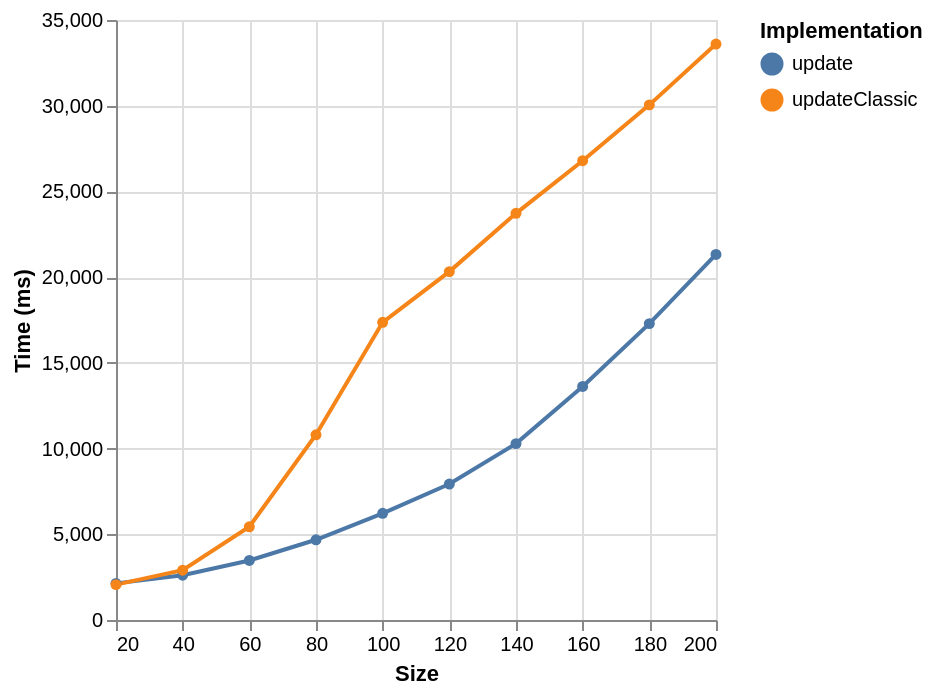

Source (Vega-Lite JSON):
### Vega specification from a JSON file in a GitHub repository (floating-point values rounded to 4 significant figures)
{"$schema": "https://vega.github.io/schema/vega/v6.json", "background": "white", "padding": 5, "width": 300, "height": 300, "style": "cell", "data": [{"name": "source_0", "values": [{"ms": 2137, "series": "update", "size": 20}, {"ms": 2616, "series": "update", "size": 40}, {"ms": 3471, "series": "update", "size": 60}, {"ms": 4680, "series": "update", "size": 80}, {"ms": 6222, "series": "update", "size": 100}, {"ms": 7929, "series": "update", "size": 120}, {"ms": 10289, "series": "update", "size": 140}, {"ms": 13621, "series": "update", "size": 160}, {"ms": 17289, "series": "update", "size": 180}, {"ms": 21323, "series": "update", "size": 200}, {"ms": 2063, "series": "updateClassic", "size": 20}, {"ms": 2905, "series": "updateClassic", "size": 40}, {"ms": 5438, "series": "updateClassic", "size": 60}, {"ms": 10806, "series": "updateClassic", "size": 80}, {"ms": 17364, "series": "updateClassic", "size": 100}, {"ms": 20323, "series": "updateClassic", "size": 120}, {"ms": 23722, "series": "updateClassic", "size": 140}, {"ms": 26791, "series": "updateClassic", "size": 160}, {"ms": 30050, "series": "updateClassic", "size": 180}, {"ms": 33595, "series": "updateClassic", "size": 200}]}, {"name": "data_0", "source": "source_0", "transform": [{"type": "formula", "expr": "toNumber(datum[\"size\"])", "as": "size"}]}, {"name": "data_1", "source": "data_0", "transform": [{"type": "filter", "expr": "isValid(datum[\"size\"]) && isFinite(+datum[\"size\"]) && isValid(datum[\"ms\"]) && isFinite(+datum[\"ms\"])"}]}], "marks": [{"name": "layer_0_pathgroup", "type": "group", "from": {"facet": {"name": "faceted_path_layer_0_main", "data": "data_0", "groupby": ["series"]}}, "encode": {"update": {"width": {"field": {"group": "width"}}, "height": {"field": {"group": "height"}}}}, "marks": [{"name": "layer_0_marks", "type": "line", "style": ["line"], "sort": {"field": "x"}, "from": {"data": "faceted_path_layer_0_main"}, "encode": {"update": {"stroke": {"scale": "color", "field": "series"}, "description": {"signal": "\"Size: \" + (format(datum[\"size\"], \"\")) + \"; Time (ms): \" + (format(datum[\"ms\"], \"\")) + \"; series: \" + (isValid(datum[\"series\"]) ? isArray(datum[\"series\"]) ? join(datum[\"series\"], ' ') : datum[\"series\"] : \"\"+datum[\"series\"])"}, "x": {"scale": "x", "field": "size"}, "y": {"scale": "y", "field": "ms"}, "defined": {"signal": "isValid(datum[\"size\"]) && isFinite(+datum[\"size\"]) && isValid(datum[\"ms\"]) && isFinite(+datum[\"ms\"])"}}}}]}, {"name": "layer_1_marks", "type": "symbol", "style": ["point"], "from": {"data": "data_1"}, "encode": {"update": {"opacity": {"value": 1}, "fill": {"scale": "color", "field": "series"}, "ariaRoleDescription": {"value": "point"}, "description": {"signal": "\"Size: \" + (format(datum[\"size\"], \"\")) + \"; Time (ms): \" + (format(datum[\"ms\"], \"\")) + \"; series: \" + (isValid(datum[\"series\"]) ? isArray(datum[\"series\"]) ? join(datum[\"series\"], ' ') : datum[\"series\"] : \"\"+datum[\"series\"])"}, "x": {"scale": "x", "field": "size"}, "y": {"scale": "y", "field": "ms"}}}}], "scales": [{"name": "x", "type": "linear", "domain": [20, 200], "range": [0, {"signal": "width"}], "zero": false}, {"name": "y", "type": "linear", "domain": {"fields": [{"data": "data_0", "field": "ms"}, {"data": "data_1", "field": "ms"}]}, "range": [{"signal": "height"}, 0], "nice": true, "zero": true}, {"name": "color", "type": "ordinal", "domain": {"fields": [{"data": "data_0", "field": "series"}, {"data": "data_1", "field": "series"}], "sort": true}, "range": "category"}], "axes": [{"scale": "x", "orient": "bottom", "tickCount": 10, "values": [20, 40, 60, 80, 100, 120, 140, 160, 180, 200], "gridScale": "y", "grid": true, "domain": false, "labels": false, "aria": false, "maxExtent": 0, "minExtent": 0, "ticks": false, "zindex": 0}, {"scale": "y", "orient": "left", "gridScale": "x", "grid": true, "tickCount": {"signal": "ceil(height/40)"}, "domain": false, "labels": false, "aria": false, "maxExtent": 0, "minExtent": 0, "ticks": false, "zindex": 0}, {"scale": "x", "orient": "bottom", "grid": false, "title": "Size", "tickCount": 10, "values": [20, 40, 60, 80, 100, 120, 140, 160, 180, 200], "labelFlush": true, "labelOverlap": true, "zindex": 0}, {"scale": "y", "orient": "left", "grid": false, "title": "Time (ms)", "labelOverlap": true, "tickCount": {"signal": "ceil(height/40)"}, "zindex": 0}], "legends": [{"orient": "right", "symbolLimit": 30, "title": "Implementation", "stroke": "color", "symbolType": "circle", "fill": "color", "encode": {"symbols": {"update": {"opacity": {"value": 1}}}}}]}
